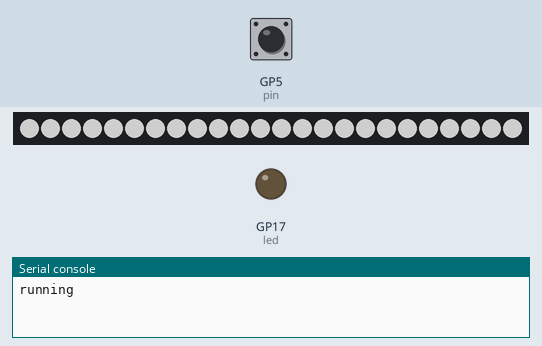
Simulated run of this program. Board: Raspberry Pi Pico running MicroPython. On the bench: 24 RGB LEDs in strip order, left to right, output pins drawn as LEDs (lit = HIGH), the last lines printed to the serial console. Inputs (shaded band) come from the test bench; at power-on: GP5 (pin) HIGH. Dim RGB values are drawn brighter than linear.

Above: at 1.2 s.
1.3 s: GP5 (pin) pulled LOW for 0.15 s
At 1.48 s:
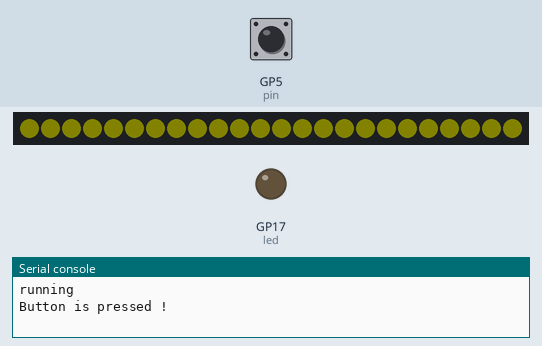
2.0 s: GP5 (pin) pulled LOW for 1 s
At 3.39 s:
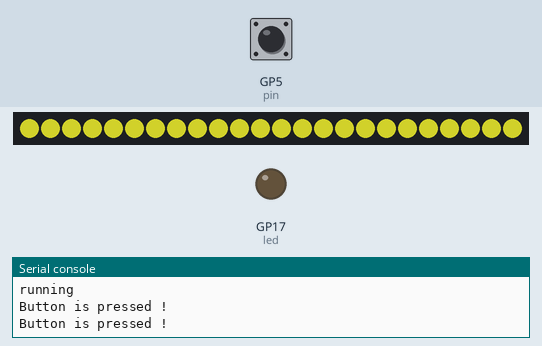
3.6 s: GP5 (pin) pulled LOW for 0.15 s
4.3 s: GP5 (pin) pulled LOW for 3.2 s
At 4.53 s:
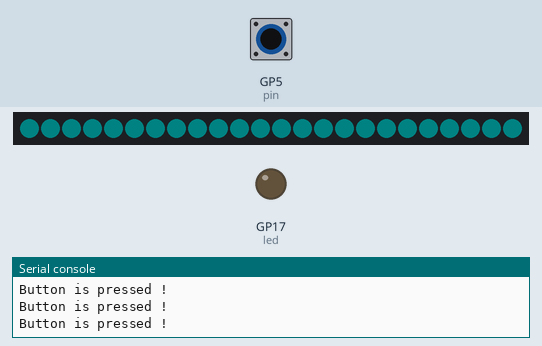
8.1 s: GP5 (pin) pulsed LOW 5 times (0.12 s each, 0.3 s apart)
At 8.74 s:
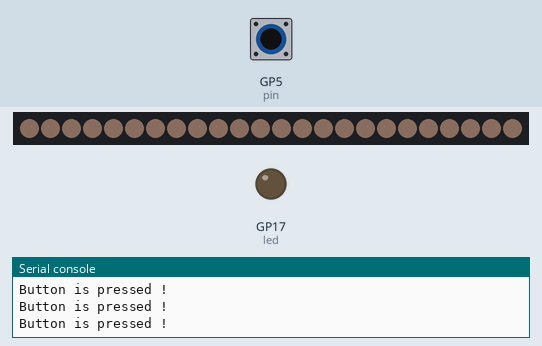
11.1 s: GP5 (pin) pulled LOW for 0.15 s
At 11.31 s:
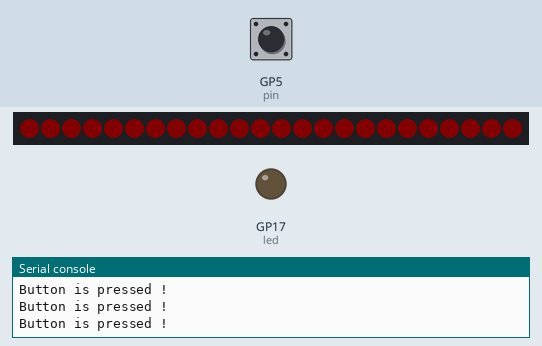

The program:

chen_chen.py
```python
###############################################################
# WS2812 RGB LED Ring Light Breathing
# with the Raspberry Pi Pico Microcontroller
#
# by Joshua Hrisko, Maker Portal LLC (c) 2021
#
# Based on the Example neopixel_ring at:
# https://github.com/raspberrypi/pico-micropython-examples
#
# Added some mix of different things by renaudrenaud
###############################################################
#
import array, time
from machine import Pin
import neopixel
import rp2
import _thread


#
############################################
# RP2040 PIO and Pin Configurations
############################################
#
# WS2812 LED Ring Configuration
led_count = 24 # number of LEDs in ring light
PIN_NUM = 13 # pin connected to ring light
brightness = .3 # 0.1 = darker, 1.0 = brightest


# For the button on GP5 / Pin 7
interrupt_flag = False
pin = Pin(5,Pin.IN,Pin.PULL_UP)
print("running")

# For neopixel ASSEMBLER
@rp2.asm_pio(sideset_init=rp2.PIO.OUT_LOW, out_shiftdir=rp2.PIO.SHIFT_LEFT, autopull=True, pull_thresh=24) # PIO configuration


# define WS2812 parameters
def ws2812():
    T1 = 2
    T2 = 5
    T3 = 3
    wrap_target()
    label("bitloop")
    out(x, 1)               .side(0)    [T3 - 1]
    jmp(not_x, "do_zero")   .side(1)    [T1 - 1]
    jmp("bitloop")          .side(1)    [T2 - 1]
    label("do_zero")
    nop()                   .side(0)    [T2 - 1]
    wrap()


# Create the StateMachine with the ws2812 program, outputting on pre-defined pin
# at the 8MHz frequency
sm = rp2.StateMachine(0, ws2812, freq=8_000_000, sideset_base=Pin(PIN_NUM))

# Activate the state machine
sm.active(1)

# Range of LEDs stored in an array
ar = array.array("I", [0 for _ in range(led_count)])

#
############################################
# Functions for RGB Coloring
############################################
#
def pixels_show(brightness_input=brightness):
    dimmer_ar = array.array("I", [0 for _ in range(led_count)])
    for ii,cc in enumerate(ar):
        r = int(((cc >> 8) & 0xFF) * brightness_input) # 8-bit red dimmed to brightness
        g = int(((cc >> 16) & 0xFF) * brightness_input) # 8-bit green dimmed to brightness
        b = int((cc & 0xFF) * brightness_input) # 8-bit blue dimmed to brightness
        dimmer_ar[ii] = (g<<16) + (r<<8) + b # 24-bit color dimmed to brightness
    sm.put(dimmer_ar, 8) # update the state machine with new colors
    time.sleep_ms(10)

def pixels_set(i, color):
    ar[i] = (color[1]<<16) + (color[0]<<8) + color[2] # set 24-bit color

def breathing_led(color):
    global interrupt_flag
    step = 3
    breath_amps = [ii for ii in range(0,127,step)]
    breath_amps.extend([ii for ii in range(127,-1,-step)])
    while True:
        for ii in breath_amps:
            for jj in range(len(ar)):
                pixels_set(jj, color) # show all colors

                if interrupt_flag == True:
                    interrupt_flag = False
                    return
            pixels_show(ii/127)
            time.sleep(0.05)


# The callback interrupt to catch button pressed
def callback(pin):
    global interrupt_flag
    interrupt_flag = True
    print("Button is pressed !")

#
############################################
# Main Calls and Loops
############################################
#
# color specifications
red = (255,0,0)
green = (0,255,0)
blue = (0,0,255)
yellow = (255,255,0)
cyan = (0,255,255)
white = (255,255,255)
blank = (0,0,0)


rgbLightYellow3 = (255,255,51)
rgbLightYellow4 = (255,255,102)
rgbPastelPink = (222, 165, 164)
rgbPastelBlue = (174, 198, 207)
rgbDustyRose = (220, 174, 150)


# colors = [red,green,blue,yellow,cyan,white]
colors = [white,
          yellow,
          rgbLightYellow3,
          rgbLightYellow4,
          cyan,
          blank,
          rgbDustyRose,
          rgbPastelPink,
          rgbPastelBlue,
          blank,
          red,
          green,
          blue,
          blank
          ]

led = machine.Pin(17, machine.Pin.OUT)


pin.irq(trigger=Pin.IRQ_FALLING, handler=callback)

while True: # loop indefinitely
    color = (255,0,0) # looping color
    blank = (0,0,0) # color for other pixels
    cycles = 10 # number of times to cycle 360-degrees

    for color in colors: # emulate breathing LED (similar to Amazon's Alexa)
        breathing_led(color)
        time.sleep(0.1) # wait between colors

    for color in colors:
        if color != blank:
            for ii in range(int(cycles*len(ar))+1):
                for jj in range(len(ar)):
                    if jj==int(ii%led_count): # in case we go over number of pixels in array
                        pixels_set(jj,color) # color and loop a single pixel
                    else:
                        pixels_set(jj,blank) # turn others off
                    if interrupt_flag == True:
                        # interrupt_flag == False
                        break
                if interrupt_flag == True:
                    interrupt_flag == False
                    break
                pixels_show() # update pixel colors
                time.sleep(0.05) # wait 50ms
                if ii % 2 == 0:
                    led.value(1)
                else:
                    led.value(0)
```

Measured:
- after the input at 1.3 s, the LEDs: first change after 0.12 s (image 1 shows a later state)
- after the input at 2.0 s, the LEDs: first change after 0.15 s (image 2 shows a later state)
- after the input at 4.3 s, the LEDs: first change after 0.17 s (image 3 shows a later state)
- after the input at 11.1 s, the LEDs: change after 0.20 s (image 5)
